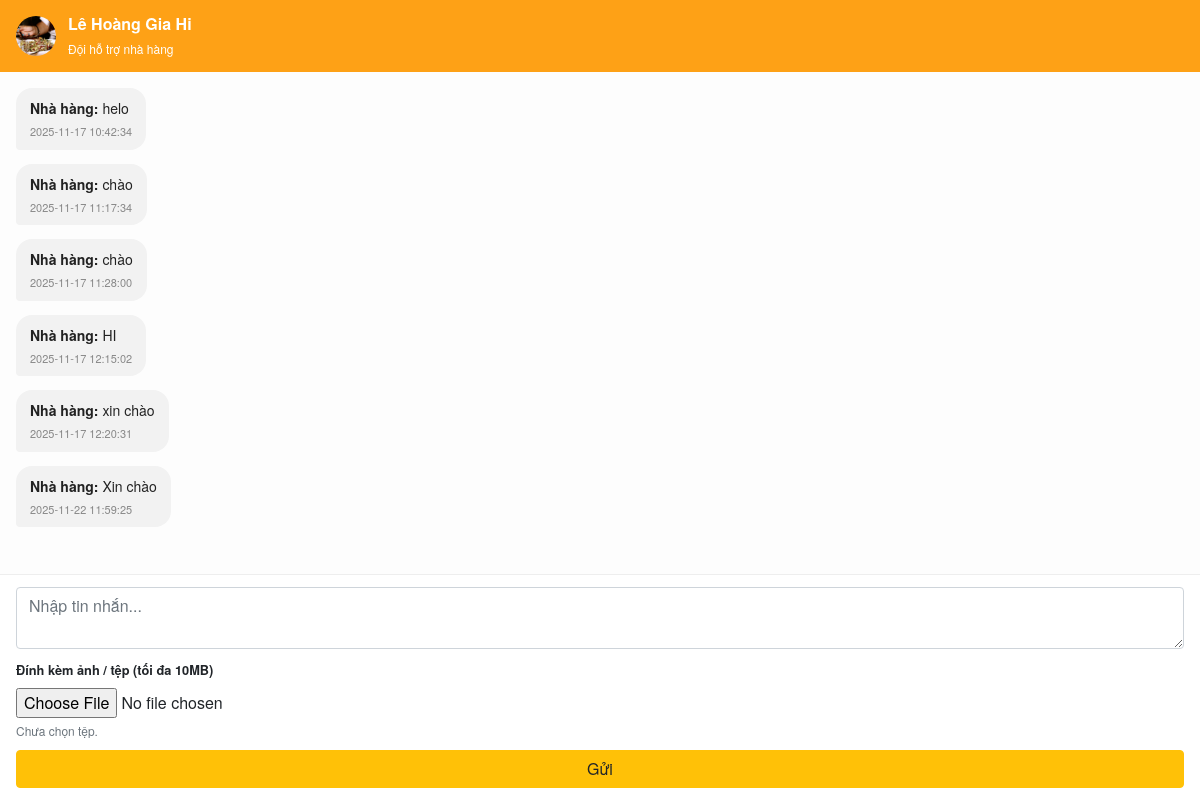
The page /chat_app/chat_widget.php (signed in) on the database its author committed.
### tables this page shows
CREATE TABLE `chat_user_table` (
  `user_id` int(10) UNSIGNED NOT NULL,
  `external_id` int(10) UNSIGNED DEFAULT NULL,
  `user_type` varchar(50) NOT NULL DEFAULT 'customer',
  `user_email` varchar(191) NOT NULL DEFAULT '',
  `user_name` varchar(191) NOT NULL,
  `user_password` varchar(255) DEFAULT NULL,
  `user_profile` varchar(255) DEFAULT NULL,
  `user_status` varchar(20) NOT NULL DEFAULT 'Enable',
  `user_created_on` datetime DEFAULT current_timestamp(),
  `user_verification_code` varchar(191) DEFAULT NULL,
  `user_login_status` varchar(20) NOT NULL DEFAULT 'Logout',
  `user_token` varchar(255) DEFAULT NULL,
  `user_connection_id` varchar(255) DEFAULT NULL,
  `last_seen` datetime DEFAULT current_timestamp(),
  `updated_at` datetime DEFAULT current_timestamp() ON UPDATE current_timestamp()
);

CREATE TABLE `chat_message` (
  `chat_message_id` bigint(20) UNSIGNED NOT NULL,
  `conversation_id` bigint(20) UNSIGNED NOT NULL,
  `to_user_id` int(10) UNSIGNED NOT NULL,
  `from_user_id` int(10) UNSIGNED NOT NULL,
  `chat_message` text DEFAULT NULL,
  `timestamp` datetime NOT NULL DEFAULT current_timestamp(),
  `status` enum('No','Yes') NOT NULL DEFAULT 'No',
  `attachment_name` varchar(255) DEFAULT NULL,
  `attachment_path` varchar(255) DEFAULT NULL,
  `attachment_mime` varchar(255) DEFAULT NULL,
  `attachment_size` int(10) UNSIGNED DEFAULT NULL
);

### chat_app/database/ChatUser.php (called while the page is built, shortened)
<?php
if(class_exists('ChatUser'))
{
	return;
}
class ChatUser
{
	private $user_id;
	public $connect;
	public function __construct()
	{
		require_once('Database_connection.php');
		$database_object = new Database_connection;
		$this->connect = $database_object->connect();
	}
	function setUserId($user_id)
	{
		$this->user_id = $user_id;
	}
	function get_user_data_by_id()
	{
		$query = "
		SELECT * FROM chat_user_table
		WHERE user_id = :user_id";
		$statement = $this->connect->prepare($query);
		$statement->bindParam(':user_id', $this->user_id);
		$user_data = array();
		try
		{
			if($statement->execute())
			{
				$user_data = $statement->fetch(PDO::FETCH_ASSOC);
			}
		}
		catch (Exception $error)
		{
			echo $error->getMessage();
		}
		return $user_data;
	}
	function get_default_employee()
	{
		$query = "
		SELECT user_id, user_name, user_profile, user_email, user_login_status
		FROM chat_user_table
		WHERE user_type = 'employee'
		ORDER BY (user_login_status = 'Login') DESC, user_name ASC
		LIMIT 1
		";
		$statement = $this->connect->prepare($query);
		$statement->execute();
		return $statement->fetch(PDO::FETCH_ASSOC);
	}
	private function ensureSchema()
	{
		$chatUserTableSql = <<<SQL
CREATE TABLE IF NOT EXISTS `chat_user_table` (
	`user_id` INT UNSIGNED NOT NULL AUTO_INCREMENT,
	`external_id` INT UNSIGNED DEFAULT NULL,
	`user_type` VARCHAR(50) NOT NULL DEFAULT 'customer',
	`user_email` VARCHAR(191) NOT NULL DEFAULT '',
	`user_name` VARCHAR(191) NOT NULL,
	`user_password` VARCHAR(255) DEFAULT NULL,
	`user_profile` VARCHAR(255) DEFAULT NULL,
	`user_status` VARCHAR(20) NOT NULL DEFAULT 'Enable',
	`user_created_on` DATETIME DEFAULT CURRENT_TIMESTAMP,
	`user_verification_code` VARCHAR(191) DEFAULT NULL,
	`user_login_status` VARCHAR(20) NOT NULL DEFAULT 'Logout',
	`user_token` VARCHAR(255) DEFAULT NULL,
	`user_connection_id` VARCHAR(255) DEFAULT NULL,
	`last_seen` DATETIME DEFAULT CURRENT_TIMESTAMP,
	`updated_at` DATETIME DEFAULT CURRENT_TIMESTAMP ON UPDATE CURRENT_TIMESTAMP,
	PRIMARY KEY (`user_id`),
	UNIQUE KEY `uniq_external_type` (`user_type`, `external_id`),
	UNIQUE KEY `uniq_user_token` (`user_token`),
	KEY `idx_user_email` (`user_email`)
) ENGINE=InnoDB DEFAULT CHARSET=utf8mb4 COLLATE=utf8mb4_unicode_ci;
SQL;
		$chatMessageTableSql = <<<SQL
CREATE TABLE IF NOT EXISTS `chat_message` (
	`chat_message_id` BIGINT UNSIGNED NOT NULL AUTO_INCREMENT,
	`to_user_id` INT UNSIGNED NOT NULL,
	`from_user_id` INT UNSIGNED NOT NULL,
	`chat_message` TEXT,
	`timestamp` DATETIME NOT NULL DEFAULT CURRENT_TIMESTAMP,
	`status` ENUM('No','Yes') NOT NULL DEFAULT 'No',
	`attachment_name` VARCHAR(255) DEFAULT NULL,
	`attachment_path` VARCHAR(255) DEFAULT NULL,
	`attachment_mime` VARCHAR(255) DEFAULT NULL,
	`attachment_size` INT UNSIGNED DEFAULT NULL,
	PRIMARY KEY (`chat_message_id`),
	KEY `idx_to_user` (`to_user_id`),
	KEY `idx_from_user` (`from_user_id`),
	CONSTRAINT `fk_chat_message_to` FOREIGN KEY (`to_user_id`) REFERENCES `chat_user_table`(`user_id`) ON DELETE CASCADE,
	CONSTRAINT `fk_chat_message_from` FOREIGN KEY (`from_user_id`) REFERENCES `chat_user_table`(`user_id`) ON DELETE CASCADE
) ENGINE=InnoDB DEFAULT CHARSET=utf8mb4 COLLATE=utf8mb4_unicode_ci;
SQL;
		try
		{
			$this->connect->exec($chatUserTableSql);
			$this->connect->exec($chatMessageTableSql);
		}
		catch (\PDOException $e)
		{
			error_log('[Chat][Schema] '.$e->getMessage());
			throw $e;
		}
	}
}
?>

### chat_app/database/Database_connection.php (called while the page is built)
<?php
class Database_connection
{
    private $host = 'localhost';
    private $database = 'hceeab2b55_restaurant';
    private $username = 'root';
    private $password = '';
    public function connect(): \PDO
    {
        $dsn = sprintf('mysql:host=%s;dbname=%s;charset=utf8mb4', $this->host, $this->database);
        $options = [
            \PDO::ATTR_ERRMODE => \PDO::ERRMODE_EXCEPTION,
            \PDO::ATTR_DEFAULT_FETCH_MODE => \PDO::FETCH_ASSOC,
            \PDO::ATTR_EMULATE_PREPARES => false,
        ];
        return new \PDO($dsn, $this->username, $this->password, $options);
    }
}
?>

### chat_app/database/PrivateChat.php (called while the page is built, shortened)
<?php
if(class_exists('PrivateChat'))
{
	return;
}
class PrivateChat
{
	private $to_user_id;
	private $from_user_id;
	private $conversation_id;
	protected $connect;
	public function __construct()
	{
		require_once('Database_connection.php');
		$db = new Database_connection();
		$this->connect = $db->connect();
	}
	function setToUserId($to_user_id)
	{
		$this->to_user_id = $to_user_id;
	}
	function setFromUserId($from_user_id)
	{
		$this->from_user_id = $from_user_id;
	}
	private function determineConversationRoles()
	{
		$user_model = new ChatUser;
		$participants = array_values(array_filter([$this->from_user_id, $this->to_user_id]));
		$customer_user_id = null;
		$cashier_user_id = null;
		foreach($participants as $participant_id)
		{
			$user_model->setUserId($participant_id);
			$user_data = $user_model->get_user_data_by_id();
			$type = $user_data['user_type'] ?? '';
			if($cashier_user_id === null && $type === 'employee')
			{
				$cashier_user_id = $participant_id;
			}
			elseif($cashier_user_id === null && $participant_id !== $customer_user_id)
			{
				$cashier_user_id = $participant_id;
			}
		}
		if($customer_user_id === null && !empty($participants))
		{
			$customer_user_id = min($participants);
		}
		return [$customer_user_id, $cashier_user_id];
	}
	private function touchConversationAgent($conversation_id, $cashier_user_id)
	{
		$query = "
		SELECT id FROM chat_conversation_agents
		WHERE conversation_id = :conversation_id
		AND cashier_user_id = :cashier_user_id
		AND left_at IS NULL
		LIMIT 1
		";
		$statement = $this->connect->prepare($query);
		$statement->bindParam(':conversation_id', $conversation_id, \PDO::PARAM_INT);
		$statement->bindParam(':cashier_user_id', $cashier_user_id, \PDO::PARAM_INT);
		$statement->execute();
		if($statement->fetch(\PDO::FETCH_ASSOC))
		{
			return;
		}
	}
	private function ensureConversationContext()
	{
		list($customer_user_id, $cashier_user_id) = $this->determineConversationRoles();
		$query = "
		SELECT conversation_id, last_cashier_user_id
		FROM chat_conversation
		WHERE customer_user_id = :customer_user_id
		LIMIT 1
		";
		$statement = $this->connect->prepare($query);
		$statement->bindParam(':customer_user_id', $customer_user_id, \PDO::PARAM_INT);
		$statement->execute();
		$row = $statement->fetch(\PDO::FETCH_ASSOC);
		if($row)
		{
			$this->conversation_id = (int)$row['conversation_id'];
		}
		$this->touchConversationAgent($this->conversation_id, $cashier_user_id);
		return $this->conversation_id;
	}
	function get_all_chat_data()
	{
		try
		{
			$conversation_id = $this->ensureConversationContext();
		}
		catch (\Throwable $e)
		{
			error_log('[Chat][PrivateChat][get_all_chat_data] '.$e->getMessage());
			return [];
		}
		$query = "
		SELECT
			a.user_name as from_user_name,
			a.user_type as from_user_type,
			b.user_name as to_user_name,
			b.user_type as to_user_type,
			chat_message,
			timestamp,
			status,
			to_user_id,
			from_user_id,
			attachment_name,
			attachment_path,
			attachment_mime,
			attachment_size,
			chat_message.conversation_id
		FROM chat_message
		INNER JOIN chat_user_table a
			ON chat_message.from_user_id = a.user_id
		INNER JOIN chat_user_table b
			ON chat_message.to_user_id = b.user_id
		WHERE chat_message.conversation_id = :conversation_id
		ORDER BY chat_message.chat_message_id ASC
		";
		try
		{
			$statement = $this->connect->prepare($query);
			$statement->bindParam(':conversation_id', $conversation_id, \PDO::PARAM_INT);
			$statement->execute();
			return $statement->fetchAll(\PDO::FETCH_ASSOC);
		}
		catch (\PDOException $e)
		{
			error_log('[Chat][PrivateChat][get_all_chat_data] '.$e->getMessage().' | conversation_id='.$conversation_id);
			throw $e;
		}
	}
}
?>

### chat_app/chat_widget.php (the view, shortened to what this page needs)
<?php
require_once __DIR__ . '/database/ChatUser.php';
require_once __DIR__ . '/database/PrivateChat.php';
$chat_base_path = CHAT_APP_BASE_PATH;
$asset_base = htmlspecialchars($chat_base_path, ENT_QUOTES, 'UTF-8');
function format_message_text($text)
{
	$trimmed = trim((string)$text);
	return nl2br(htmlspecialchars($trimmed, ENT_QUOTES, 'UTF-8'));
}
function resolve_avatar(string $path = null): string
{
	$clean = trim((string)$path);
	return $clean;
}
$active_session_user = null;
if(isset($_SESSION['active_chat_user_id']) && isset($_SESSION['user_data'][$_SESSION['active_chat_user_id']]))
{
	$active_session_user = $_SESSION['user_data'][$_SESSION['active_chat_user_id']];
}
else
{
	$firstEntry = reset($_SESSION['user_data']);
	$active_session_user = $firstEntry !== false ? $firstEntry : null;
}
$login_user_id = $active_session_user['id'];
$active_user_type = $active_session_user['type'] ?? '';
$chat_user_object = new ChatUser;
$default_support_user = null;
if($active_user_type === 'customer')
{
	$default_support_user = $chat_user_object->get_default_employee();
}
else
{
	$employees = $chat_user_object->get_users_by_type('employee');
	if(!empty($employees))
	{
		$default_support_user = $employees[0];
	}
}
$receiver_user_id = $default_support_user['user_id'] ?? null;
$receiver_user_name = $default_support_user['user_name'] ?? 'Nhà hàng';
$receiver_user_profile = resolve_avatar($default_support_user['user_profile'] ?? '');
$chat_history = [];
if($receiver_user_id)
{
	$history_loader = new PrivateChat;
	$history_loader->setFromUserId($receiver_user_id);
	$history_loader->setToUserId($login_user_id);
	$chat_history = $history_loader->get_all_chat_data();
	$current_cashier_id = $history_loader->getActiveCashierUserId();
	if($current_cashier_id)
	{
		$chat_user_object->setUserId($current_cashier_id);
		$active_cashier = $chat_user_object->get_user_data_by_id();
		if(!empty($active_cashier))
		{
			$receiver_user_id = (int)$active_cashier['user_id'];
			$receiver_user_name = $active_cashier['user_name'];
			$receiver_user_profile = resolve_avatar($active_cashier['user_profile'] ?? '');
		}
	}
}
?>
<!DOCTYPE html>
<html lang="vi">
<head>
	<link href="<?php echo $asset_base; ?>vendor-front/bootstrap/bootstrap.min.css" rel="stylesheet">
	<link href="<?php echo $asset_base; ?>vendor-front/fontawesome-free/css/all.min.css" rel="stylesheet" type="text/css">
	<link rel="stylesheet" type="text/css" href="<?php echo $asset_base; ?>vendor-front/parsley/parsley.css"/>
</head>
<body>
	<div class="widget-shell">
		<header class="widget-header">
			<img src="<?php echo htmlspecialchars($receiver_user_profile); ?>" alt="Support Avatar">
			<div>
				<strong><?php echo htmlspecialchars($receiver_user_name); ?></strong><br>
				<span style="font-size:12px;">Đội hỗ trợ nhà hàng</span>
			</div>
		</header>
		<div class="widget-body" id="widget_messages">
			<?php if(!$receiver_user_id): ?>
				<div class="widget-placeholder">
					<i class="fa fa-info-circle mb-2"></i>
					<p>Hiện chưa có nhân viên trực tuyến. Vui lòng thử lại sau.</p>
				</div>
			<?php else: ?>
				<?php foreach($chat_history as $chat): ?>
					<?php
						$is_employee_message = ($chat['from_user_type'] ?? '') === 'employee';
						$is_me = !$is_employee_message;
						$row_class = $is_me ? 'me' : 'other';
						$sender_label = $is_me ? 'Bạn' : 'Nhà hàng';
					?>
					<div class="widget-message <?php echo $row_class; ?>">
						<div class="bubble">
							<b><?php echo $sender_label; ?>:</b>
							<?php echo format_message_text($chat['chat_message'] ?? ''); ?>
							<small><?php echo htmlspecialchars($chat['timestamp'] ?? '', ENT_QUOTES, 'UTF-8'); ?></small>
						</div>
					</div>
				<?php endforeach; ?>
			<?php endif; ?>
		</div>
		<footer class="widget-footer">
			<form id="widget_form" data-parsley-errors-container="#widget_error">
				<div class="form-group mb-2">
					<textarea class="form-control" id="widget_message" placeholder="Nhập tin nhắn..." rows="2" data-parsley-maxlength="1000"></textarea>
				</div>
				<div class="form-group mb-2">
					<label class="small font-weight-bold">Đính kèm ảnh / tệp (tối đa 10MB)</label>
					<input type="file" class="form-control-file" id="widget_attachment" accept="image/*,application/pdf,application/msword,application/vnd.openxmlformats-officedocument.wordprocessingml.document,application/vnd.ms-excel,application/vnd.openxmlformats-officedocument.spreadsheetml.sheet,application/zip,application/x-rar-compressed,text/plain">
					<small id="attachment_status" class="text-muted">Chưa chọn tệp.</small>
				</div>
				<button type="submit" class="btn btn-warning btn-block w-100">Gửi</button>
			</form>
		</footer>
	</div>
</body>
</html>

### chat_app/chat_widget.php (style rules this page uses)
body { font-family: "Helvetica Neue", Arial, sans-serif; background: #f5f5f7; margin: 0; padding: 0; }
.widget-shell { height: 100vh; display: flex; flex-direction: column; }
.widget-header { background: #FEA116; color: #fff; padding: 12px 16px; display: flex; align-items: center; gap: 12px; box-shadow: 0 4px 12px rgba(0,0,0,0.15); }
.widget-header img { width: 40px; height: 40px; border-radius: 50%; object-fit: cover; }
.widget-body { flex: 1; overflow-y: auto; padding: 16px; background: #fdfdfd; }
.widget-footer { border-top: 1px solid #eee; padding: 12px 16px; background: #fff; }
.widget-message { margin-bottom: 14px; }
.widget-message .bubble { display: inline-block; padding: 10px 14px; border-radius: 16px; max-width: 90%; word-break: break-word; font-size: 14px; }
.widget-message.other .bubble { background: #F2F2F2; color: #222; border-bottom-left-radius: 4px; }
.widget-message small { display: block; font-size: 11px; color: #888; margin-top: 4px; }
#widget_messages { min-height: 200px; }
#attachment_status { font-size: 12px; margin-top: 4px; }

### rows shown on the page
chat_user_table: user_profile (picture), user_name "Lê Hoàng Gia Hi"
chat_message: from_user.user_type "Nhà hàng", chat_message "helo", timestamp "2025-11-17 10:42:34"
chat_message: from_user.user_type "Nhà hàng", chat_message "chào", timestamp "2025-11-17 11:17:34"
chat_message: from_user.user_type "Nhà hàng", chat_message "chào", timestamp "2025-11-17 11:28:00"
chat_message: from_user.user_type "Nhà hàng", chat_message "HI", timestamp "2025-11-17 12:15:02"
chat_message: from_user.user_type "Nhà hàng", chat_message "xin chào", timestamp "2025-11-17 12:20:31"
chat_message: from_user.user_type "Nhà hàng", chat_message "Xin chào", timestamp "2025-11-22 11:59:25"
